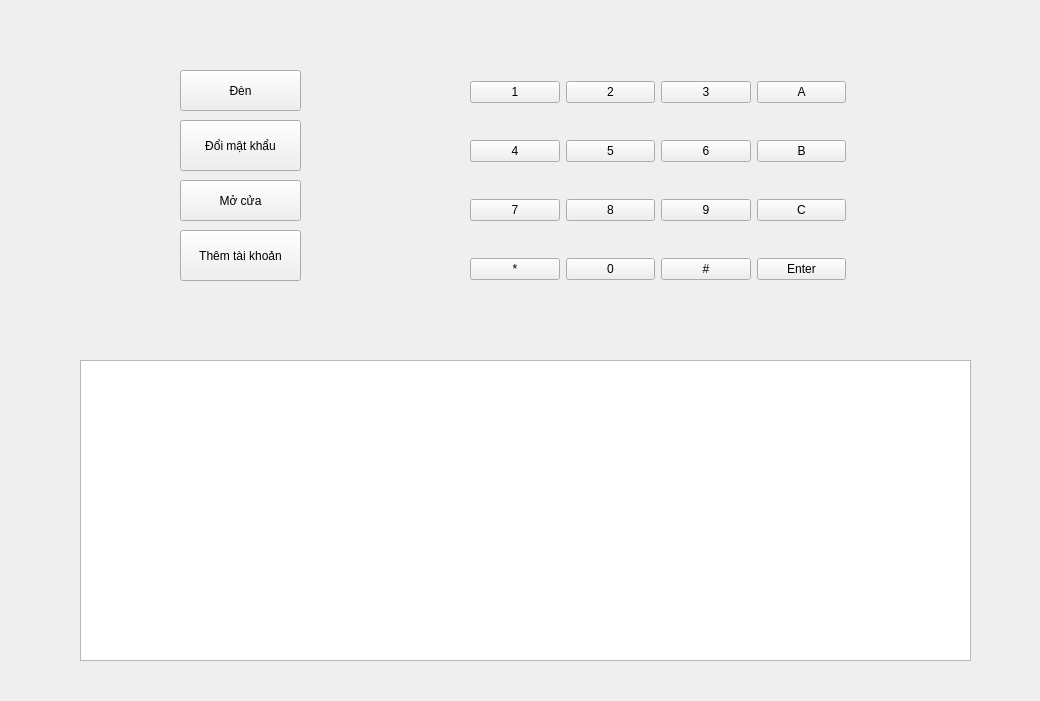
<?xml version="1.0" encoding="UTF-8"?>
<ui version="4.0">
 <class>Form</class>
 <widget class="QWidget" name="Form">
  <property name="geometry">
   <rect>
    <x>0</x>
    <y>0</y>
    <width>1040</width>
    <height>701</height>
   </rect>
  </property>
  <property name="windowTitle">
   <string>Cửa ra vào</string>
  </property>
  <widget class="QPushButton" name="pushButton_Add_Account">
   <property name="geometry">
    <rect>
     <x>180</x>
     <y>230</y>
     <width>121</width>
     <height>51</height>
    </rect>
   </property>
   <property name="text">
    <string>Thêm tài khoản</string>
   </property>
  </widget>
  <widget class="QPushButton" name="pushButton_Change_Password">
   <property name="geometry">
    <rect>
     <x>180</x>
     <y>120</y>
     <width>121</width>
     <height>51</height>
    </rect>
   </property>
   <property name="text">
    <string>Đổi mật khẩu</string>
   </property>
  </widget>
  <widget class="QTextEdit" name="textEdit_Log">
   <property name="geometry">
    <rect>
     <x>80</x>
     <y>360</y>
     <width>891</width>
     <height>301</height>
    </rect>
   </property>
  </widget>
  <widget class="QPushButton" name="pushButton_Open_Door">
   <property name="geometry">
    <rect>
     <x>180</x>
     <y>180</y>
     <width>121</width>
     <height>41</height>
    </rect>
   </property>
   <property name="text">
    <string>Mở cửa</string>
   </property>
  </widget>
  <widget class="QPushButton" name="pushButton_Light">
   <property name="geometry">
    <rect>
     <x>180</x>
     <y>70</y>
     <width>121</width>
     <height>41</height>
    </rect>
   </property>
   <property name="text">
    <string>Đèn</string>
   </property>
   <property name="icon">
    <iconset resource="images.qrc">
     <normaloff>:/resources/off-button.png</normaloff>
     <normalon>:/resources/on-button.png</normalon>:/resources/off-button.png</iconset>
   </property>
   <property name="iconSize">
    <size>
     <width>30</width>
     <height>25</height>
    </size>
   </property>
  </widget>
  <widget class="QWidget" name="gridLayoutWidget">
   <property name="geometry">
    <rect>
     <x>470</x>
     <y>50</y>
     <width>376</width>
     <height>261</height>
    </rect>
   </property>
   <layout class="QGridLayout" name="gridLayout">
    <item row="4" column="1">
     <widget class="QPushButton" name="pushButton_8">
      <property name="text">
       <string>0</string>
      </property>
     </widget>
    </item>
    <item row="3" column="1">
     <widget class="QPushButton" name="pushButton_num8">
      <property name="text">
       <string>8</string>
      </property>
     </widget>
    </item>
    <item row="1" column="1">
     <widget class="QPushButton" name="pushButton_num5">
      <property name="text">
       <string>5</string>
      </property>
     </widget>
    </item>
    <item row="0" column="0">
     <widget class="QPushButton" name="pushButton_num1">
      <property name="text">
       <string>1</string>
      </property>
     </widget>
    </item>
    <item row="0" column="3">
     <widget class="QPushButton" name="pushButton_CharA">
      <property name="text">
       <string>A</string>
      </property>
     </widget>
    </item>
    <item row="0" column="1">
     <widget class="QPushButton" name="pushButton_num2">
      <property name="text">
       <string>2</string>
      </property>
     </widget>
    </item>
    <item row="3" column="0">
     <widget class="QPushButton" name="pushButton_num7">
      <property name="text">
       <string>7</string>
      </property>
     </widget>
    </item>
    <item row="1" column="0">
     <widget class="QPushButton" name="pushButton_num4">
      <property name="text">
       <string>4</string>
      </property>
     </widget>
    </item>
    <item row="4" column="0">
     <widget class="QPushButton" name="pushButton_CharStar">
      <property name="text">
       <string>*</string>
      </property>
     </widget>
    </item>
    <item row="1" column="3">
     <widget class="QPushButton" name="pushButton_CharB">
      <property name="text">
       <string>B</string>
      </property>
     </widget>
    </item>
    <item row="3" column="2">
     <widget class="QPushButton" name="pushButton_num9">
      <property name="text">
       <string>9</string>
      </property>
     </widget>
    </item>
    <item row="3" column="3">
     <widget class="QPushButton" name="pushButton_CharC">
      <property name="text">
       <string>C</string>
      </property>
     </widget>
    </item>
    <item row="4" column="2">
     <widget class="QPushButton" name="pushButton_Char_Hash">
      <property name="text">
       <string>#</string>
      </property>
     </widget>
    </item>
    <item row="1" column="2">
     <widget class="QPushButton" name="pushButton_num6">
      <property name="text">
       <string>6</string>
      </property>
     </widget>
    </item>
    <item row="0" column="2">
     <widget class="QPushButton" name="pushButton_num3">
      <property name="text">
       <string>3</string>
      </property>
     </widget>
    </item>
    <item row="4" column="3">
     <widget class="QPushButton" name="pushButton_Enter">
      <property name="text">
       <string>Enter</string>
      </property>
     </widget>
    </item>
   </layout>
  </widget>
 </widget>
 <resources>
  <include location="images.qrc"/>
 </resources>
 <connections/>
</ui>
